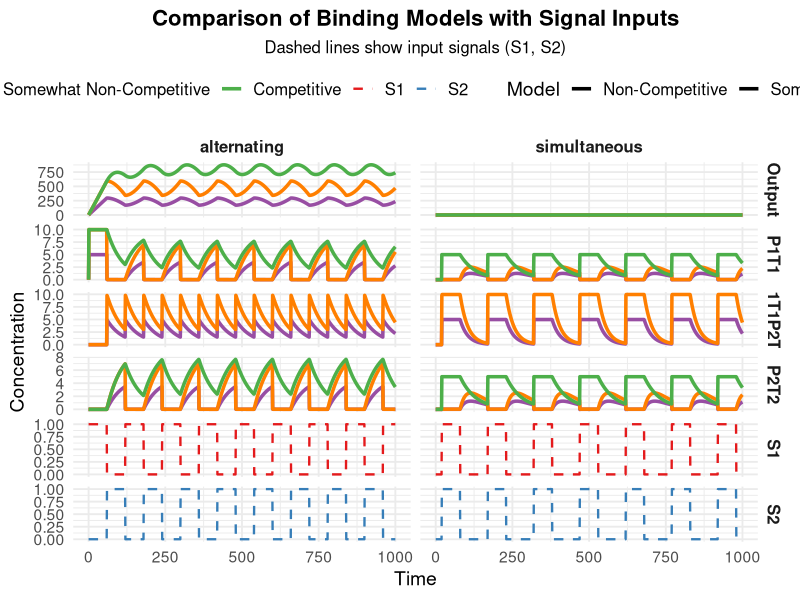

Generate this figure with R:
rm(list = ls())
gc()
graphics.off()

library(deSolve)
library(ggplot2)
library(tidyr)
library(dplyr)
library(purrr)
library(forcats)

## 1. Signal Generation Functions -------------------------------------------------

smooth_H <- function(t, t0, gamma = 0.2) {
  0.5 * (tanh(gamma * (t - t0)) + 1)
}

generate_signal_trace <- function(type, times) {
  df <- tibble(time = times, S1 = 0, S2 = 0)
  
  if (type == "alternating") {
    pulse_width <- 60
    pulse_starts <- seq(0, max(times), by = pulse_width)
    for (i in seq_along(pulse_starts)) {
      start <- pulse_starts[i]
      end <- start + pulse_width
      if (i %% 2 == 1) {
        df$S1 <- df$S1 + ifelse(times >= start & times < end, 1, 0)
      } else {
        df$S2 <- df$S2 + ifelse(times >= start & times < end, 1, 0)
      }
    }
  } else if (type == "simultaneous") {
    pulse_centers <- seq(50, max(times) - 50, by = 150)
    pulse_width <- 60
    for (center in pulse_centers) {
      active <- ifelse(times >= (center - pulse_width / 2) & times < (center + pulse_width / 2), 1, 0)
      df$S1 <- df$S1 + active
      df$S2 <- df$S2 + active
    }
  }
  
  df %>% mutate(across(c(S1, S2), ~ pmin(pmax(.x, 0), 1)))
}

## 2. Models ----------------------------------------------------------------------

competitive_model <- function(t, state, parameters) {
  with(as.list(c(state, parameters)), {
    sig <- parameters$signal_trace[which.min(abs(parameters$signal_trace$time - t)), ]
    S1 <- sig$S1
    S2 <- sig$S2
    
    free_T <- T_total - P1T1 - P2T2
    free_P1 <- P1_total - P1T1
    free_P2 <- P2_total - P2T2
    
    dP1T1 <- k_on1 * free_P1 * free_T * S1 - k_off1 * P1T1
    dP2T2 <- k_on2 * free_P2 * free_T * S2 - k_off2 * P2T2
    dOutput <- k_phos * P1T1 - k_dephos * P2T2
    
    # Conservation verification
    T_conserved <- T_total - (free_T + P1T1 + P2T2)
    if (abs(T_conserved) > 1e-6) warning("T not conserved in competitive model at t=", t)
    
    list(c(dP1T1, dP2T2, dOutput))
  })
}

non_competitive_model <- function(t, state, parameters) {
  with(as.list(c(state, parameters)), {
    sig <- parameters$signal_trace[which.min(abs(parameters$signal_trace$time - t)), ]
    S1 <- sig$S1
    S2 <- sig$S2
    
    # Two independent T pools
    free_T1 <- T1_total - P1T1 - P1T1P2T2
    free_T2 <- T2_total - P2T2 - P1T1P2T2
    
    free_P1 <- P1_total - P1T1 - P1T1P2T2
    free_P2 <- P2_total - P2T2 - P1T1P2T2
    
    # Primary binding to independent sites
    dP1T1 <- k_on1 * free_P1 * free_T1 * S1 - k_off1 * P1T1 - 
      k_on2 * free_P2 * P1T1 * S2 + k_off12 * P1T1P2T2
    
    dP2T2 <- k_on2 * free_P2 * free_T2 * S2 - k_off2 * P2T2 - 
      k_on1 * free_P1 * P2T2 * S1 + k_off12 * P1T1P2T2
    
    # Ternary complex formation
    dP1T1P2T2 <- k_on2 * free_P2 * P1T1 * S2 + k_on1 * free_P1 * P2T2 * S1 - 
      2 * k_off12 * P1T1P2T2
    
    dOutput <- k_phos * (P1T1 + P1T1P2T2) - k_dephos * (P2T2 + P1T1P2T2)
    
    # Conservation checks
    T1_conserved <- T1_total - (free_T1 + P1T1 + P1T1P2T2)
    T2_conserved <- T2_total - (free_T2 + P2T2 + P1T1P2T2)
    if (abs(T1_conserved) > 1e-6 || abs(T2_conserved) > 1e-6) {
      warning("T not conserved in non-competitive model at t=", t)
    }
    
    list(c(dP1T1, dP2T2, dP1T1P2T2, dOutput))
  })
}

somewhat_noncompetitive_improved <- function(t, state, parameters) {
  with(as.list(c(state, parameters)), {
    sig <- parameters$signal_trace[which.min(abs(parameters$signal_trace$time - t)), ]
    S1 <- sig$S1
    S2 <- sig$S2
    
    # Single shared T pool
    free_T <- T_total - P1T1 - P2T2 - P1T1P2T2
    free_P1 <- P1_total - P1T1 - P1T1P2T2
    free_P2 <- P2_total - P2T2 - P1T1P2T2
    
    # Primary competitive binding
    dP1T1 <- k_on1 * free_P1 * free_T * S1 - k_off1 * P1T1 - 
      k_on2 * free_P2 * P1T1 * S2 + k_off12 * P1T1P2T2
    
    dP2T2 <- k_on2 * free_P2 * free_T * S2 - k_off2 * P2T2 - 
      k_on1 * free_P1 * P2T2 * S1 + k_off12 * P1T1P2T2
    
    # Secondary binding after primary binding occurs
    dP1T1P2T2 <- k_on2 * free_P2 * P1T1 * S2 + k_on1 * free_P1 * P2T2 * S1 - 
      2 * k_off12 * P1T1P2T2
    
    # Output calculation gives partial weight to ternary complex
    dOutput <- k_phos * (P1T1 + P1T1P2T2) - k_dephos * (P2T2 + P1T1P2T2)
    
    # Conservation check
    T_conserved <- T_total - (free_T + P1T1 + P2T2 + P1T1P2T2)
    if (abs(T_conserved) > 1e-6) warning("T not conserved in somewhat model at t=", t)
    
    list(c(dP1T1, dP2T2, dP1T1P2T2, dOutput))
  })
}

## 3. Parameter Sets --------------------------------------------------------------

base_params_competitive <- list(
  k_on1 = 0.1,
  k_off1 = 0.02,
  k_on2 = 0.1,
  k_off2 = 0.02,
  T_total = 10,
  P1_total = 100,
  P2_total = 100,
  k_phos = 1,
  k_dephos = 1
)

base_params_noncompetitive <- list(
  k_on1 = 0.1,
  k_off1 = 0.02,
  k_on2 = 0.1,
  k_off2 = 0.02,
  k_off12 = 0.02,
  T1_total = 5,  # Split T pool
  T2_total = 5,  # Split T pool
  P1_total = 100,
  P2_total = 100,
  k_phos = 1,
  k_dephos = 1
)

base_params_somewhat <- list(
  k_on1 = 0.1,
  k_off1 = 0.02,
  k_on2 = 0.1,
  k_off2 = 0.02,
  k_off12 = 0.02,
  T_total = 10,  # Single T pool
  P1_total = 100,
  P2_total = 100,
  k_phos = 1,
  k_dephos = 1
)

times <- seq(0, 1000, by = 1)

## 4. Simulation Function --------------------------------------------------------

simulate_scenario <- function(signal_type, model_func, model_label, params) {
  signal_trace <- generate_signal_trace(signal_type, times)
  
  # Determine initial state based on model
  if (identical(model_func, competitive_model)) {
    state <- c(P1T1 = 0, P2T2 = 0, Output = 0)
  } else {
    state <- c(P1T1 = 0, P2T2 = 0, P1T1P2T2 = 0, Output = 0)
  }
  
  out <- ode(
    y = state,
    times = times,
    func = model_func,
    parms = c(params, list(signal_trace = signal_trace)),
    method = "lsoda"
  )
  
  # Convert to data frame and add metadata
  result <- as.data.frame(out) %>%
    mutate(Model = model_label, 
           Signal = signal_type,
           free_T = if (model_label == "Competitive") {
             params$T_total - P1T1 - P2T2
           } else if (model_label == "Non-Competitive") {
             params$T1_total + params$T2_total - P1T1 - P2T2 - 2*P1T1P2T2
           } else {
             params$T_total - P1T1 - P2T2 - P1T1P2T2
           })
  
  return(result)
}

## 5. Run All Simulations --------------------------------------------------------

model_order <- c("Non-Competitive", "Somewhat Non-Competitive", "Competitive")
signal_order <- c("simultaneous", "alternating")

results <- map_dfr(signal_order, function(sig_type) {
  bind_rows(
    simulate_scenario(sig_type, competitive_model, "Competitive", base_params_competitive),
    simulate_scenario(sig_type, somewhat_noncompetitive_improved, "Somewhat Non-Competitive", base_params_somewhat),
    simulate_scenario(sig_type, non_competitive_model, "Non-Competitive", base_params_noncompetitive)
  )
}) %>%
  mutate(Model = factor(Model, levels = model_order),
         Signal = factor(Signal, levels = signal_order))

## 6. Plotting -------------------------------------------------------------------

# Prepare signal data for plotting
signal_data <- map_dfr(signal_order, function(sig_type) {
  generate_signal_trace(sig_type, times) %>%
    pivot_longer(cols = c(S1, S2), names_to = "Variable", values_to = "Value") %>%
    mutate(Model = "Signal", Signal = sig_type)
})

# Prepare model results for plotting
plot_data <- results %>%
  pivot_longer(cols = -c(time, Model, Signal, free_T), 
               names_to = "Variable", values_to = "Value") %>%
  mutate(Model = factor(Model, levels = model_order),
         Signal = factor(Signal, levels = signal_order))

# Create the plot
ggplot() +
  # Plot signal traces first
  geom_line(data = signal_data,
            aes(x = time, y = Value, color = Variable),
            linetype = "dashed", linewidth = 0.8) +
  
  # Plot model results
  geom_line(data = plot_data,
            aes(x = time, y = Value, color = Model, linetype = Model),
            linewidth = 1.2) +
  
  # Facet by variable and signal type
  facet_grid(Variable ~ Signal, scales = "free_y") +
  
  # Theme and labels
  theme_minimal(base_size = 14) +
  labs(x = "Time", y = "Concentration", 
       title = "Comparison of Binding Models with Signal Inputs",
       subtitle = "Dashed lines show input signals (S1, S2)") +
  
  # Color and line type scales
  scale_color_manual(
    values = c("S1" = "#E41A1C", "S2" = "#377EB8",
               "Competitive" = "#4DAF4A", 
               "Somewhat Non-Competitive" = "#FF7F00",
               "Non-Competitive" = "#984EA3")) +
  
  scale_linetype_manual(
    values = c("Competitive" = "solid",
               "Somewhat Non-Competitive" = "solid",
               "Non-Competitive" = "solid")) +
  
  # Theme adjustments
  theme(legend.position = "top",
        legend.box = "horizontal",
        legend.text = element_text(size = 12),
        legend.title = element_text(size = 14),
        strip.text = element_text(size = 12, face = "bold"),
        plot.title = element_text(hjust = 0.5, size = 16, face = "bold"),
        plot.subtitle = element_text(hjust = 0.5, size = 12))


## 7. Conservation Verification -------------------------------------------------

# Verify that total T is conserved in all models
conservation_check <- results %>%
  group_by(Model, Signal) %>%
  summarise(
    T_conservation_error = max(abs(
      if (first(Model) == "Competitive") {
        base_params_competitive$T_total - free_T - P1T1 - P2T2
      } else if (first(Model) == "Non-Competitive") {
        (base_params_noncompetitive$T1_total + base_params_noncompetitive$T2_total) - 
          (free_T + P1T1 + P2T2 + 2*P1T1P2T2)
      } else {
        base_params_somewhat$T_total - free_T - P1T1 - P2T2 - P1T1P2T2
      }
    )),
    .groups = "drop"
  )

print("Conservation Verification Results:")
print(conservation_check)
